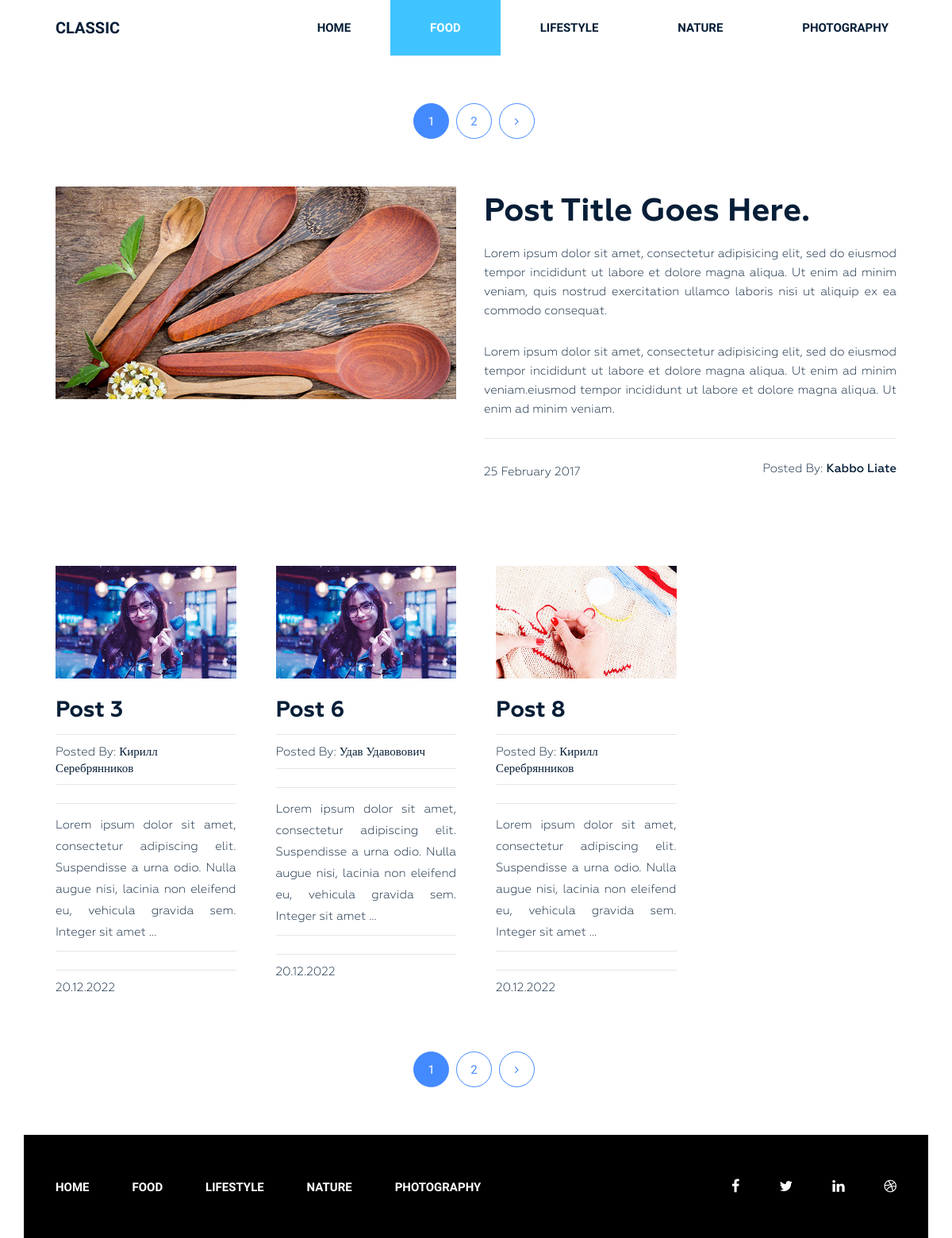
The app's page /category/food/ with its own data.
### siteblog/models.py (models this page shows, shortened)
class Category(models.Model):
    title = models.CharField(max_length=255)
    slug = models.SlugField(max_length=255, verbose_name='URL', unique=True)
    def get_absolute_url(self):
        return reverse('category', kwargs={'slug': self.slug})
    def __str__(self):
        return self.title
    class Meta:
        ordering = ['title']

class Post(models.Model):
    title = models.CharField(max_length=255, verbose_name='Post', )
    slug = models.SlugField(max_length=255, verbose_name='URL', unique=True)
    author = models.CharField(max_length=100)
    content = models.TextField(blank=True)
    created_at = models.DateField(auto_now_add=True, verbose_name='Published')
    photo = models.ImageField(upload_to='photos/%Y/%m/%d/', blank=True)
    views = models.IntegerField(default=0, verbose_name='Count views')
    category = models.ForeignKey(Category, on_delete=models.PROTECT, related_name='posts')
    tags = models.ManyToManyField(Tag, blank=True, related_name='posts')
    def get_absolute_url(self):
        return reverse('post', kwargs={'slug': self.slug})
    class Meta:
        ordering = ['-created_at']

### siteblog/views.py (the view)
# urls.py: path('category/<str:slug>/', PostByCategory.as_view(), name='category'),
class PostByCategory(ListView):
    template_name = 'blog/posts.html'
    context_object_name = 'post'
    paginate_by = 3
    allow_empty = False
    def get_queryset(self):
        return Post.objects.filter(category__slug=self.kwargs['slug'])
    def get_context_data(self, *, object_list=None, **kwargs):
        context = super().get_context_data(**kwargs)
        context['title'] = Category.objects.get(slug=self.kwargs['slug'])
        return context

### siteblog/templatetags/menu.py (called while the page is built)
@register.inclusion_tag('blog/menu_tpl.html')
def show_menu(menu_class='menu'):
    categories = Category.objects.all()
    return {'categories': categories, 'menu_class': menu_class}

### siteblog/templates/blog/posts.html (shortened to what this page needs)
{% extends 'base.html' %}
{% load static %}
      {% block container %}
        <section class="blog-post-area">
            {% include 'inc/_pagination.html' %}
            <div class="container">
                <div class="row">
                    <div class="blog-post-area-style">
                            <div class="col-md-12">
                                <div class="single-post-big">
                                    <div class="big-image">
                                        <img src="{% static 'img/post-image1.jpg' %}" alt="">
                                    </div>
                                    <div class="big-text">
                                        <h3><a href="#">Post Title Goes Here.</a></h3>
                                        <p>Lorem ipsum dolor sit amet, consectetur adipisicing elit, sed do eiusmod tempor incididunt ut labore et dolore magna aliqua. Ut enim ad minim veniam, quis nostrud exercitation ullamco laboris nisi ut aliquip ex ea commodo consequat.</p>
                                        <p>Lorem ipsum dolor sit amet, consectetur adipisicing elit, sed do eiusmod tempor incididunt ut labore et dolore magna aliqua. Ut enim ad minim veniam.eiusmod tempor incididunt ut labore et dolore magna aliqua. Ut enim ad minim veniam.</p>
                                        <h4><span class="date">25 February 2017</span><span class="author">Posted By: <span class="author-name">Kabbo Liate</span></span>
                                        </h4>
                                    </div>
                                </div>
                            </div>
                               {% for item in post %}
                            <div class="col-md-3">
                                <div class="single-post">
                                    <img src="{{ item.photo.url }}" alt="">
                                    <h3><a href="{{ item.get_absolute_url }}">{{ item.title }}</a></h3>
                                    <h4><span>Posted By: <span class="author-name">{{ item.author }}</span></span>
                                    </h4>
                                    <p>{{ item.content|truncatewords_html:25|safe }}</p>
                                    <h4><span>{{ item.created_at|date:"d.m.Y" }}</span></h4>
                                </div>
                            </div>
                        {% endfor %}
                    </div>
                </div>
            </div>
            {% include 'inc/_pagination.html' %}
        </section>
      {% endblock container %}

### siteblog/templates/blog/menu_tpl.html
<div class="{{ menu_class }}">
    <ul>
        <li><a href="{% url  'home' %}">Home</a></li>
        {% for item in categories %}
        <li><a href="{{ item.get_absolute_url }}">{{ item.title }}</a></li>
        {% endfor %}
    </ul>
</div>

### siteblog/static/style.css (style rules this page uses)
.wrapper header.header .menu { margin: 0 }
.wrapper header.header .menu ul { float: right; margin: 0; padding: 0; margin-right: 4px; }
.wrapper header.header .menu ul li { display: inline-block; list-style: outside none none; margin: 0 -4px 0 0; }
.wrapper header.header .menu ul li a { color: rgb(6, 30, 55); font-family: "Raleway", sans-serif; font-size: 15px; font-weight: 600; line-height: 70px; padding: 26px 50px; text-decoration: none; text-transform: uppercase; }
.wrapper header.header .menu ul li.active a { background: #40c4ff; color: #fff; }
section.blog-post-area { margin-top: 50px; }
section.blog-post-area .big-image { float: left; width: 50%; padding-right: 35px; }
section.blog-post-area .big-text { float: right; width: 50%; padding-right: 20px; }
section.blog-post-area img { width: 100%; }
section.blog-post-area .big-text h3 { margin: 10px 0 0; }
section.blog-post-area .big-text h3 a { font-family: Geometria; font-weight: 700; font-size: 40px; color: #061e37; text-decoration: none; }
section.blog-post-area .big-text p { color: #061e37; font-family: Geometria; font-size: 15px; font-weight: 400; line-height: 24px; padding-top: 18px; text-align: justify; text-decoration: none; }
section.blog-post-area .big-text h4 { margin-top: 25px; padding-top: 30px; position: relative; }
section.blog-post-area .big-text h4::before { background: #e6e6e6 none repeat scroll 0 0; content: ""; height: 1px; position: absolute; top: 0; width: 100%; }
section.blog-post-area .single-post { padding-right: 20px; margin: 100px 0px 0px; }
section.blog-post-area h4 span { font-family: Geometria; font-weight: 400; font-size: 15px; color: #061e37; text-decoration: none; }
section.blog-post-area .big-text h4 span.author { float: right }
section.blog-post-area h4 span.author-name { font-weight: 500; }
.blog-post-area .single-post h3 a { font-family: Geometria; font-size: 28px; font-weight: 700; text-decoration: none; color: #061e37; }
.blog-post-area .single-post p { color: #061e37; font-family: Geometria; font-size: 15px; font-weight: 400; line-height: 27px; padding-top: 14px; position: relative; text-align: justify; }
.blog-post-area .single-post h4 { margin-bottom: 12px; padding-top: 10px; position: relative; }
.blog-post-area .single-post h4::before { background: #e6e6e6 none repeat scroll 0 0; content: ""; height: 1px; position: absolute; top: 0; width: 100%; }
.blog-post-area .single-post p::before { background: #e6e6e6 none repeat scroll 0 0; content: ""; height: 1px; position: absolute; top: 0; width: 100%; }
.blog-post-area .single-post h3 { margin: 25px 0 15px; }
.blog-post-area .blog-post-area-style { margin: 0 20px 0 40px; }
.wrapper footer.footer .footer-menu { margin: 0 }
.wrapper footer.footer .footer-menu ul { line-height: 130px; margin: 0; padding: 0; }
.wrapper footer.footer .footer-menu ul li { display: inline; list-style: outside none none; margin: 0; padding: 30px 0px; }
.wrapper footer.footer .footer-menu ul li a { color: #fff; font-family: "Raleway", sans-serif; font-size: 15px; font-weight: 600; line-height: 70px; margin-left: 40px; padding: 26px 10px 26px 0; text-decoration: none; text-transform: uppercase; }

### records on screen
Category: title "FOOD"
Category: title "LIFESTYLE"
Category: title "NATURE"
Category: title "PHOTOGRAPHY"
Post: photo (picture), title "Post 3", author "Кирилл Серебрянников", content "Lorem ipsum dolor sit amet, consectetur adipiscing elit. Suspendisse a urna odio. Nulla augue nisi, lacinia non eleifend eu, vehicula gravida sem. Integer sit amet …", created_at "20.12.2022"
Post: photo (picture), title "Post 6", author "Удав Удавовович", content "Lorem ipsum dolor sit amet, consectetur adipiscing elit. Suspendisse a urna odio. Nulla augue nisi, lacinia non eleifend eu, vehicula gravida sem. Integer sit amet …", created_at "20.12.2022"
Post: photo (picture), title "Рost 8", author "Кирилл Серебрянников", content "Lorem ipsum dolor sit amet, consectetur adipiscing elit. Suspendisse a urna odio. Nulla augue nisi, lacinia non eleifend eu, vehicula gravida sem. Integer sit amet …", created_at "20.12.2022"

### other values on screen
{{ p }} "1" "1"
{{ p }} "2" "2"
